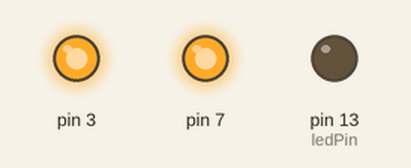
This sketch was run on a simulated Arduino Uno, built with avr-gcc and run on an emulated ATmega328P. Shown: output pins drawn as LEDs (lit = HIGH). What the sketch prints to the serial monitor is not drawn.

Above: at 0.1 s.
At 5.1 s:
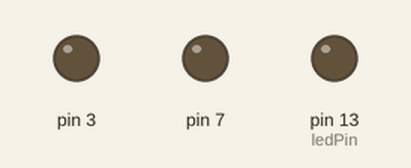
Timing chart, 0 to 6.6 s (numbered marks = the images above):
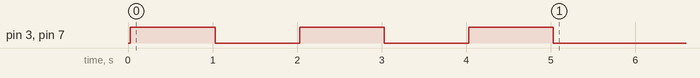

The sketch:

project1.ino
```cpp
#include "Led.h"
void setup()
{
  Serial.begin(9600);
  Led myLed;   //建立led类的对象，同时调用构造函数Led(),生命周期结束后调用析构函数~Led()

  myLed.steLedPin(3);  //把Led::Led()中定义好的13引脚变成了3
  int myLedPin=myLed.getLedPin();
  Serial.print("int myLedPin=");
  Serial.print(myLedPin);

  Led myLed2(7);

  int myLed2Pin = myLed2.getLedPin();//把myLed2对象中的getLedPin返回的值给myLed2Pin，并输出
  Serial.print("myLed2Pin=");
  Serial.print(myLed2Pin);

  Serial.println("Hello,this is from setup()");

  for(int i=0;i<3;i++)
  {
    myLed.on();
    myLed2.on();
    delay(1000);
    myLed.off();
    myLed2.off();
    delay(1000);
  }
  //对象生命周期结束,析构函数~Led()发挥作用，输出Led Object Deleted
}
void loop()
{
}
```

Led.cpp
```cpp
#include "Led.h"

Led::Led()//构造函数
{
  Serial.println("Led Object created");
  pinMode(13,OUTPUT);
}


Led::Led(int userLedPin)
{
  Serial.println("Led Object created");
  ledPin = userLedPin;
  pinMode(ledPin,OUTPUT);
}


Led::~Led()//析构函数
{
  Serial.println("Led Object Deleted");
}

#include "Led.h"
void Led::on()//类的成员函数
{
  digitalWrite(ledPin,HIGH);
}

void Led::off()//类的成员函数
{
  digitalWrite(ledPin,LOW);
}

int Led::getLedPin()   //只要类内部的成员函数才能调用private里的变量
{
  return ledPin;
}

void Led::steLedPin(int userLedPin)
{
  ledPin=userLedPin;
  pinMode(ledPin,OUTPUT);
}
```

Led.h
```cpp
#include <Arduino.h>

#ifndef _Led_H_
#define _Led_H_

class Led{        //建立一个类
  public:  //public表明以下的成员变量和成员函数为公有成员，在程序中可以任意调用
    Led();   //构造函数:构造函数是在类被建立的时候执行的函数（无参数时调用）
    Led(int userLedPin);//构造函数:构造函数是在类被建立的时候执行的函数（有参数时调用）
    ~Led();  //析构函数(destructor) 与构造函数相反，当对象结束其生命周期，如对象所在的函数已调用完毕时，系统自动执行析构函数。
    void on();//类的成员函数
    void off();//类的成员函数
    int getLedPin(); //获取私有成员变量，以便类外的调用
    void steLedPin(int userLedPin); //利用private里的ledPin改变pinMode

  private:  //私有(类以外的就不可以用，只能类之中的能用)
    int ledPin=13;
};

#endif
```
